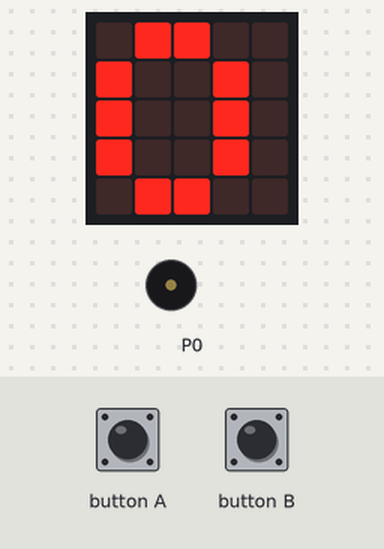
A program run on a simulated BBC micro:bit running MicroPython. Shown: the board's 5×5 LED display, buzzer (waves = sounding). Inputs (shaded band) come from the test bench.

Above: at 1.2 s.
1.3 s: button B pressed for 0.15 s
At 2.1 s:
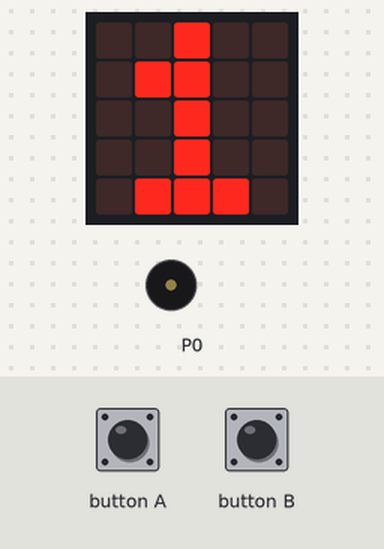
2.9 s: button B pressed for 1 s
At 3.3 s:
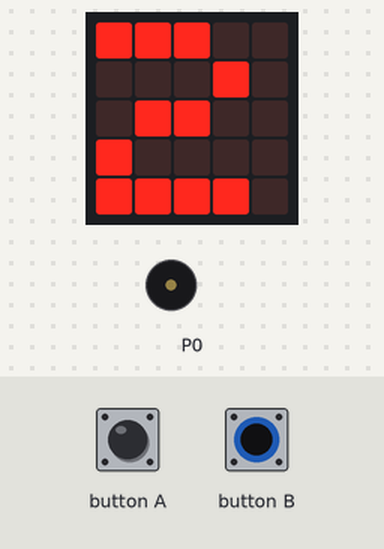
5.4 s: button A pressed for 0.15 s
At 6.4 s:
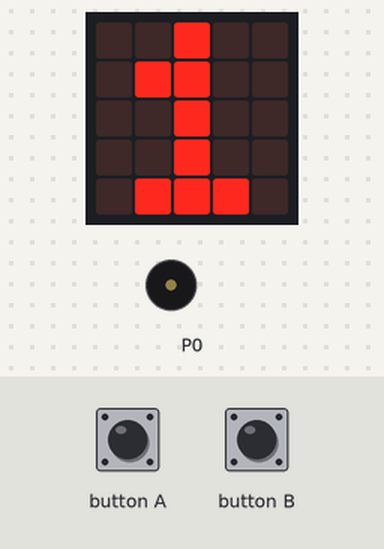
Timing chart, 0 to 8.4 s (numbered marks = the images above; inputs shaded):
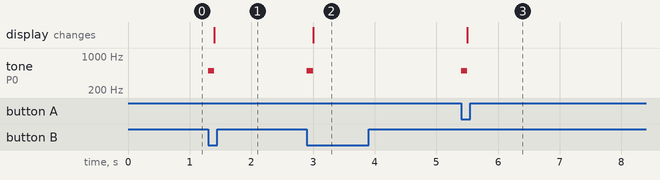

The program:

counter.py
```python
from microbit import *
import music

MIN_VAL = 0
MAX_VAL = 9
count = 0

def beep():
    music.pitch(500,100)

while True:
    if button_a.was_pressed():
        count = max(MIN_VAL, count-1)
        beep()
    elif button_b.was_pressed():
        count = min(MAX_VAL, count+1)
        beep()

    display.show(count)
```

Measured:
- after the input at 1.3 s, tone on P0: silent → 500 Hz at once, → silent 0.10 s later; the display: changes after 0.10 s (image 1)
- after the input at 2.9 s, tone on P0: silent → 500 Hz at once, → silent 0.10 s later; the display: changes after 0.10 s (image 2)
- after the input at 5.4 s, tone on P0: silent → 500 Hz at once, → silent 0.10 s later; the display: changes after 0.10 s (image 3)
